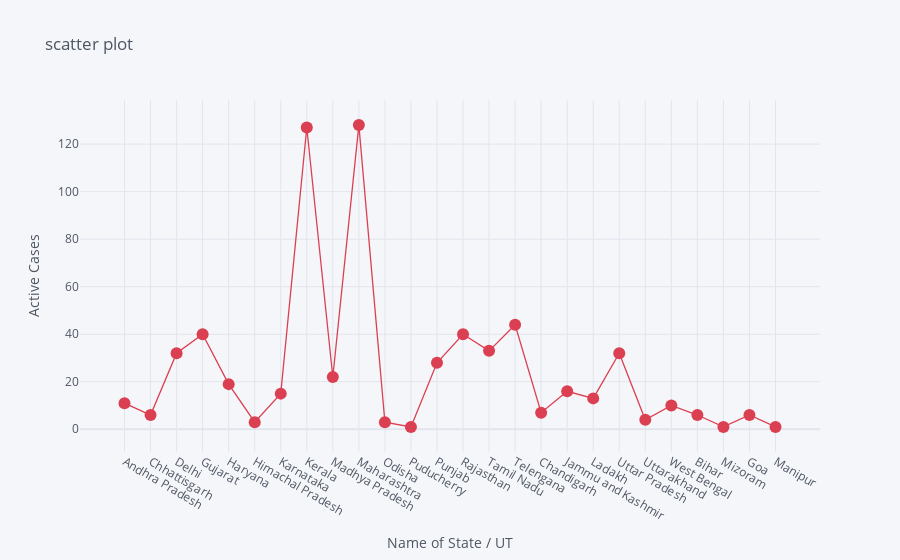

Write notebook code for a chart like this one.
### Code cell
df.iplot(kind='scatter',x='Name of State / UT',y='Active Cases',mode='lines+markers',title='scatter plot ',xTitle='Name of State / UT',yTitle='Active Cases',colors='Red')

### Figure 1 — Plotly figure (JSON) as saved in the notebook; plotly's stock layout.template omitted (floating-point values rounded to 4 significant figures)
{"data": [{"line": {"color": "rgba(219, 64, 82, 1.0)", "dash": "solid", "shape": "linear", "width": 1.3}, "marker": {"size": 12, "symbol": "circle"}, "mode": "lines+markers", "name": "Active Cases", "text": "", "type": "scatter", "x": ["Andhra Pradesh", "Chhattisgarh", "Delhi", "Gujarat", "Haryana", "Himachal Pradesh", "Karnataka", "Kerala", "Madhya Pradesh", "Maharashtra", "Odisha", "Puducherry", "Punjab", "Rajasthan", "Tamil Nadu", "Telengana", "Chandigarh", "Jammu and Kashmir", "Ladakh", "Uttar Pradesh", "Uttarakhand", "West Bengal", "Bihar", "Mizoram", "Goa", "Manipur"], "y": [11, 6, 32, 40, 19, 3, 15, 127, 22, 128, 3, 1, 28, 40, 33, 44, 7, 16, 13, 32, 4, 10, 6, 1, 6, 1]}], "layout": {"legend": {"bgcolor": "#F5F6F9", "font": {"color": "#4D5663"}}, "paper_bgcolor": "#F5F6F9", "plot_bgcolor": "#F5F6F9", "title": {"font": {"color": "#4D5663"}, "text": "scatter plot "}, "xaxis": {"gridcolor": "#E1E5ED", "showgrid": true, "tickfont": {"color": "#4D5663"}, "title": {"font": {"color": "#4D5663"}, "text": "Name of State / UT"}, "zerolinecolor": "#E1E5ED"}, "yaxis": {"gridcolor": "#E1E5ED", "showgrid": true, "tickfont": {"color": "#4D5663"}, "title": {"font": {"color": "#4D5663"}, "text": "Active Cases"}, "zerolinecolor": "#E1E5ED"}}}
